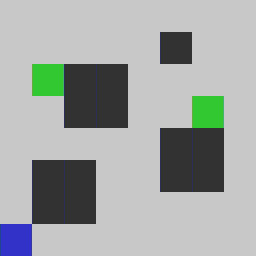

This game map was drawn from its Tiled (.tmx) file and the tilesets committed beside it. A one-line description and the full map source follow:
An orthogonal 8x8 tile map with 32x32 px tiles, 1 tile layer (Tile Layer 1).

<map version="1.10" tiledversion="1.10.1" orientation="orthogonal" renderorder="right-down" width="8" height="8" tilewidth="32" tileheight="32" infinite="0" nextlayerid="2" nextobjectid="1">
 <tileset firstgid="1" source="../BaseTileset.tsx" />
 <layer id="1" name="Tile Layer 1" width="8" height="8">
  <data encoding="csv">
5,5,5,5,5,5,5,5,
5,5,5,5,5,4,5,5,
5,2,4,4,5,5,5,5,
5,5,4,4,5,5,2,5,
5,5,5,5,5,4,4,5,
5,4,4,5,5,4,4,5,
5,4,4,5,5,5,5,5,
3,5,5,5,5,5,5,5
</data>
 </layer>
</map>
